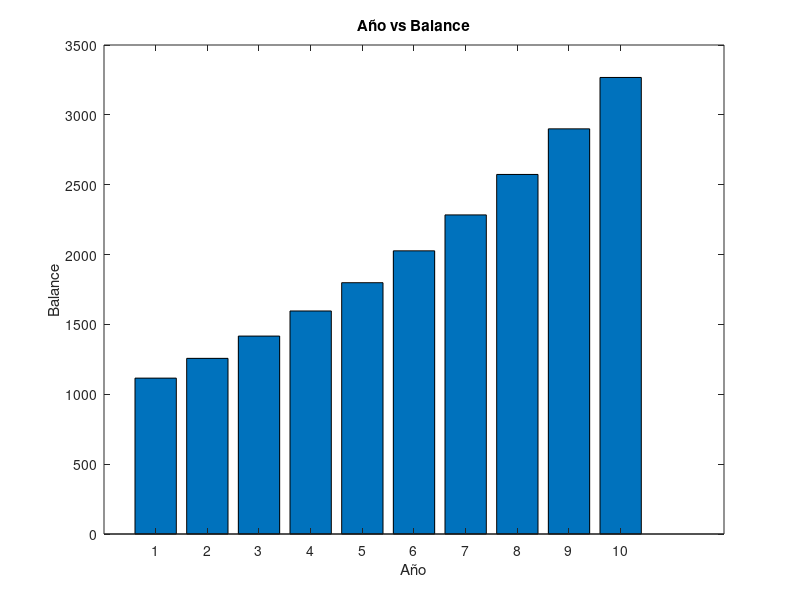

The MATLAB source for this figure:
close all, clear all, clc
%%A person deposits $1000 in a bank. Interest is compounded monthly at the rate of...
...1% per month. Write a program that will compute the monthly balance,...
    ...but only on an annual basis, for 10 years (use nested for loops, with the outer loop for 10 years...
...and the inner loop for 12 months). Note that after 10 years the balance is $3300.39,...
    ...whereas if interest had been compounded annually at the rate of 12% per year the...
    ...balance would only have been $3105.85. See if you can vectorize your solution.
    
dinero=1000;
c=1;
for i=1:10;
    for j=1:12;
        balance(c)=dinero
        dinero=dinero+(dinero*0.01);
    end;
     c=c+1
    disp(dinero)
end
bar(balance)
xlabel('Año');
ylabel('Balance');
title('Año vs Balance');
